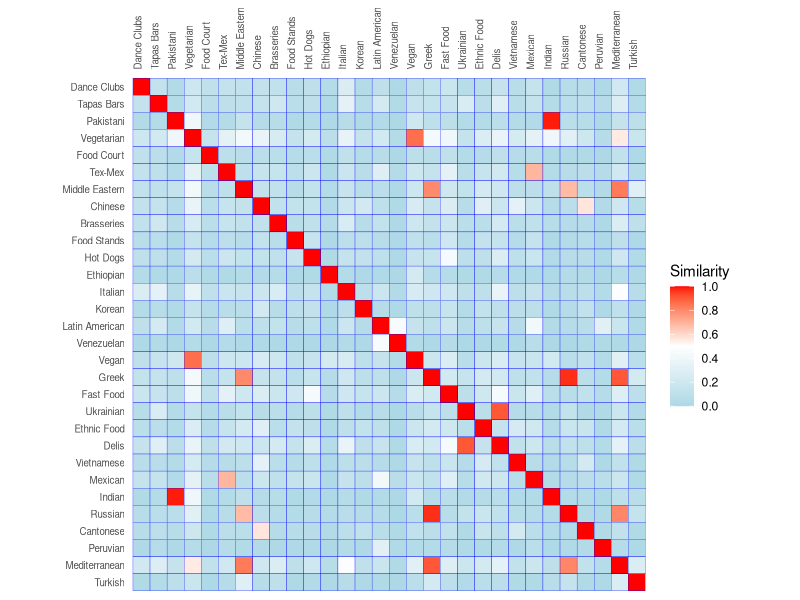

Generate this figure with R:
library(readr)
setwd('/home/andrew/Documents/2_UIUC/CS598_Data_Mining_Capstone/task2/task2_pycharms_project/task2_2_results')
mydata <- read_csv("2_2_lda2.csv", col_names=TRUE, progress = FALSE)

#To avoid alphabetical order of labels on axis X and enforce the exact order from the csv file
#turn your 'Cuisine' column into a character vector
mydata$Cuisine <- as.character(mydata$Cuisine)
#Then turn it back into an ordered factor
mydata$Cuisine <- factor(mydata$Cuisine, levels=unique(mydata$Cuisine))

#View below lets you see the matrix
#View(mydata)
library(reshape2)
melted_cormat <- melt(mydata)
#head below prints the correlation matrix
#head(melted_cormat)

library(ggplot2)
ggplot(data = melted_cormat, aes(x=Cuisine, y=variable, fill=value)) +
  scale_x_discrete(position = "top") +                                #this is to move axis x to the top
  scale_y_discrete(limits = rev(levels(melted_cormat$variable))) +    #this is to reverse the order of labels on axis y
  geom_tile(color = "blue")+
  scale_fill_gradient2(high = "red", low = "light blue", midpoint=0.5,
                         limit = c(0,1), space = "Lab", name="Similarity",
                         breaks = c(0.0, 0.2, 0.4, 0.6, 0.8, 1.0)) +
  theme_minimal()+ 
  theme(axis.text.x = element_text(angle = 90, vjust = .5,
                                   size = 7, hjust = 0),              #font angle, justification, size on axis x
        axis.text.y = element_text(angle = 0, vjust = .5, 
                                   size = 7, hjust = 1),              #font angle, justification, size on axis y
        axis.title.x = element_blank(),
        axis.title.y = element_blank(),
        panel.grid.major = element_blank(),
        panel.border = element_blank(),
        panel.background = element_blank(),
        axis.ticks = element_blank())+
  coord_fixed()
#see the rest of the code needed here:
#http://www.sthda.com/english/wiki/ggplot2-quick-correlation-matrix-heatmap-r-software-and-data-visualization